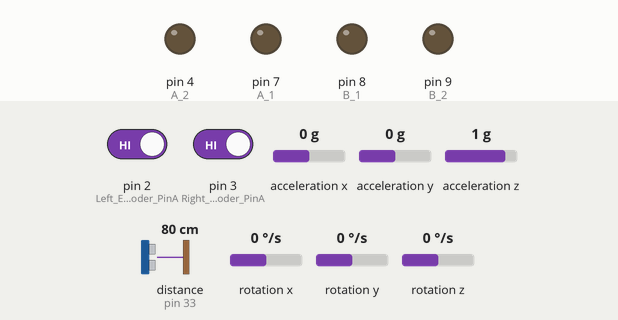
This sketch was run on a simulated Arduino Mega 2560, built with avr-gcc and run on an emulated ATmega2560. Shown: output pins drawn as LEDs (lit = HIGH). Wiring (inferred from the names in the program): ultrasonic range finder: trigger pin 31; echo pin 33. The test bench sets the inputs (shaded band); at power-on: pin 2 (Left_Encoder_PinA) HIGH, pin 3 (Right_Encoder_PinA) HIGH, acceleration x 0 g, acceleration y 0 g, acceleration z 1 g, distance to the obstacle (sensor on pin 33) 80 cm, rotation x 0 °/s, rotation y 0 °/s, rotation z 0 °/s. The echo pulse lasts 58.3 µs per cm; the sensor or clock chip raises its interrupt line as the real part does; pins used as bus, display or sensor lines are not drawn; what the sketch prints to the serial monitor is not drawn.

Above: at 0.1 s.
At 0.6 s:
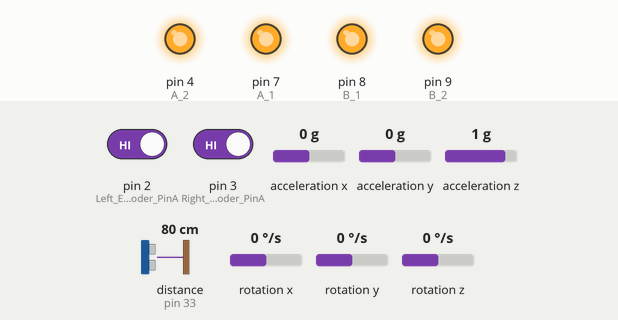
Timing chart, 0 to 2.1 s (numbered marks = the images above):
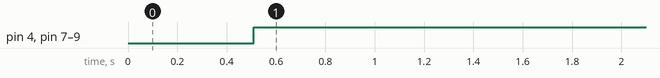

The sketch:

new_sensor_sketch_with_dmp.ino
```cpp
// (licence header left out)
//MPU 6050 Interfacing libraries

//Library to communicate with I2C devices
#include "Wire.h"
//I2C communication library for MPU6050
#include "I2Cdev.h"
//MPU6050 interfacing library
#include "MPU6050_6Axis_MotionApps20.h"
//Processing incoming serial data
#include <Messenger.h>
//Contain definition of maximum limits of various data type
#include <limits.h>

//Creating MPU6050 Object
MPU6050 accelgyro(0x68);
//Messenger object
Messenger Messenger_Handler = Messenger();

///////////////////////////////////////////////////////////////////////////////////////
//DMP options
//Set true if DMP init was successful
bool dmpReady = false;
//Holds actual interrupt status byte from MPU
uint8_t mpuIntStatus;
//return status after each device operation
uint8_t devStatus;
//Expected DMP paclet size
uint16_t packetSize;
//count of all bytes currently in FIFO
uint16_t fifoCount;
//FIFO storate buffer
uint8_t fifoBuffer[64];

#define OUTPUT_READABLE_QUATERNION
////////////////////////////////////////////////////////////////////////////////////////////////

//orientation/motion vars
Quaternion q;
VectorInt16 aa;
VectorInt16 aaReal;
VectorInt16 aaWorld;
VectorFloat gravity;

float euler[3];
float ypr[3];

// ================================================================
// ===               INTERRUPT DETECTION ROUTINE                ===
// ================================================================

volatile bool mpuInterrupt = false; // indicates whether MPU interrupt pin has gone high
void dmpDataReady()
{
  mpuInterrupt = true;
}

////////////////////////////////////////////////////////////////////////////////////////

///////////////////////////////////////////////////////////////
//Encoder pins definition

// Left encoder

#define Left_Encoder_PinA 2
#define Left_Encoder_PinB 24

volatile long Left_Encoder_Ticks = 0;
volatile bool LeftEncoderBSet;

//Right Encoder

#define Right_Encoder_PinA 3
#define Right_Encoder_PinB 26
volatile long Right_Encoder_Ticks = 0;
volatile bool RightEncoderBSet;

/////////////////////////////////////////////////////////////////
//Motor Pin definition
//Left Motor pins

#define A_1 7
#define B_1 8

//PWM 1 pin number
#define PWM_1 5

//Right Motor
#define A_2 4
#define B_2 9

//PWM 2 pin number
#define PWM_2 6

/////////////////////////////////////////////////////////////////////////////////////////////////////////////////////////////////////////////////////
//Ultrasonic pins definition
const int echo = 33, Trig = 31;
long duration, cm;

//Reset pin for resetting Tiva C, if this PIN set high, Tiva C will reset

//#define RESET_PIN 5 // check

// MPU6050 interrupt pin
int PUSH2 = 18;
/////////////////////////////////////////////////////////////////////////////////////////
//Time  update variables

unsigned long LastUpdateMicrosecs = 0;
unsigned long LastUpdateMillisecs = 0;
unsigned long CurrentMicrosecs = 0;
unsigned long MicrosecsSinceLastUpdate = 0;
float SecondsSinceLastUpdate = 0;

///////////////////////////////////////////////////////////////////////////////////////
//Motor speed from PC
//Motor left and right speed
float motor_left_speed = 0;
float motor_right_speed = 0;
/////////////////////////////////////////////////////////////////

//Setup serial, encoders, ultrasonic, MPU6050 and Reset functions
void setup()
{

  //Init Serial port with 115200 baud rate
  Serial.begin(115200);

  //Setup Encoders
  SetupEncoders();
  //Setup Motors
  SetupMotors();
  //Setup Ultrasonic
  SetupUltrasonic();
  //Setup MPU 6050
  Setup_MPU6050();
  //Setup Reset pins
  SetupReset();
  //Set up Messenger
  Messenger_Handler.attach(OnMssageCompleted);
}

//SetupEncoders() Definition

void SetupEncoders()
{
  // Quadrature encoders
  // Left encoder
  pinMode(Left_Encoder_PinA, INPUT_PULLUP); // sets pin A as input
  pinMode(Left_Encoder_PinB, INPUT_PULLUP); // sets pin B as input
  //Attaching interrupt in Left_Enc_PinA.
  attachInterrupt(digitalPinToInterrupt(Left_Encoder_PinA), do_Left_Encoder, RISING);

  // Right encoder
  pinMode(Right_Encoder_PinA, INPUT_PULLUP); // sets pin A as input
  pinMode(Right_Encoder_PinB, INPUT_PULLUP); // sets pin B as input
  //Attaching interrupt in Right_Enc_PinA.
  attachInterrupt(digitalPinToInterrupt(Right_Encoder_PinA), do_Right_Encoder, RISING);
}

/////////////////////////////////////////////////////////////////////////////////////////////////////////////////////////////////////////////////////////////////////////////////////////
//Setup Motors() function

void SetupMotors()
{

  //Left motor
  pinMode(A_1, OUTPUT);
  pinMode(B_1, OUTPUT);

  //Right Motor
  pinMode(A_2, OUTPUT);
  pinMode(B_2, OUTPUT);
}

/////////////////////////////////////////////////////////////////////////////////////////////////////////////////////////////////////////////////////////////////////////////////////////
//Setup UltrasonicsSensor() function
void SetupUltrasonic()
{
  pinMode(Trig, OUTPUT);
  pinMode(echo, INPUT);
}

/////////////////////////////////////////////////////////////////////////////////////////////////////////////////////////////////////////////////////////////////////////////////////////
//Setup MPU6050 function

void Setup_MPU6050()
{

  Wire.begin();
  // initialize device
  Serial.println("Initializing I2C devices...");
  accelgyro.initialize();

  // verify connection
  Serial.println("Testing device connections...");
  Serial.println(accelgyro.testConnection() ? "MPU6050 connection successful" : "MPU6050 connection failed");

  //Initialize DMP in MPU 6050
  Setup_MPU6050_DMP();
}
/////////////////////////////////////////////////////////////////////////////////////////////////////////////////////////////////////////////////////////////////////////////////////////
//Setup MPU 6050 DMP
void Setup_MPU6050_DMP()
{

  //DMP Initialization

  devStatus = accelgyro.dmpInitialize();

  accelgyro.setXGyroOffset(220);
  accelgyro.setXGyroOffset(76);
  accelgyro.setXGyroOffset(-85);
  accelgyro.setXGyroOffset(1788);

  if (devStatus == 0)
  {

    accelgyro.setDMPEnabled(true);

    pinMode(PUSH2, INPUT_PULLUP);
    attachInterrupt(PUSH2, dmpDataReady, RISING);

    mpuIntStatus = accelgyro.getIntStatus();

    dmpReady = true;

    packetSize = accelgyro.dmpGetFIFOPacketSize();
  }
  else
  {

    ;
  }
}

/////////////////////////////////////////////////////////////////////////////////////////////////////////////////////////////////////////////////////////////////////////////////////////
//Setup Reset() function

void SetupReset()

{

  //  pinMode(GREEN_LED,OUTPUT);
  // pinMode(RESET_PIN,OUTPUT);

  ///Conenect RESET Pins to the RESET pin of launchpad,its the 16th PIN
  //digitalWrite(RESET_PIN,HIGH);
}
//////////////////////////////////////////////////////////////////////////////////////////////////////////////////////////////////////////////////////////////////////////////////////////////////
//MAIN LOOP

void loop()
{

  //Read from Serial port
  Read_From_Serial();

  //Send time information through serial port
  Update_Time();

  //Send encoders values through serial port
  Update_Encoders();

  //Send ultrasonic values through serial port
  Update_Ultra_Sonic();

  //Update motor values with corresponding speed and send speed values through serial port
  Update_Motors();

  //Send MPU 6050 values through serial port
  Update_MPU6050();

}

///////////////////////////////////////////////////////////////////////////////////////////////////////////////////////////////////////////////////////////////////////////////////////
//Read from Serial Function

void Read_From_Serial()

{
  while (Serial.available() > 0)
  {

    int data = Serial.read();
    Messenger_Handler.process(data);
  }
}

///////////////////////////////////////////////////////////////////////////////////////////////////////////////////////////////////////////////////////////////////////////////////////
//OnMssg Complete function definition

void OnMssageCompleted()
{

  char reset[] = "r";
  char set_speed[] = "s";

  if (Messenger_Handler.checkString(reset))
  {

    Serial.println("Reset Done");
    Reset();
  }
  if (Messenger_Handler.checkString(set_speed))
  {

    //This will set the speed
    Set_Speed();
    return;
  }
}

//////////////////////////////////////////////////////////////////////////////////////////////////////////////////////////////////////////////////////////////////////////////////////
//do_Left_Encoder() Definitions
void do_Left_Encoder()
{
  // Test transition; since the interrupt will only fire on 'rising' we don't need to read pin A
  LeftEncoderBSet = digitalRead(Left_Encoder_PinB); // read the input pin
  Left_Encoder_Ticks -= LeftEncoderBSet ? -1 : +1;
}
//////////////////////////////////////////////////////////////////////////////////////////////////////////////////////////////////////////////////////////////////////////////////////
//do_Right_Encoder() Definitions

void do_Right_Encoder()
{

  RightEncoderBSet = digitalRead(Right_Encoder_PinB); // read the input pin
  Right_Encoder_Ticks += RightEncoderBSet ? -1 : +1;
}
//////////////////////////////////////////////////////////////////////////////////////////////////////////////////////////////////////////////////////////////////////////////////////
//Set speed
void Set_Speed()
{

  motor_left_speed = Messenger_Handler.readLong();
  motor_right_speed = Messenger_Handler.readLong();
}
//////////////////////////////////////////////////////////////////////////////////////////////////////////////////////////////////////////////////////////////////////////////////////
//Reset function
void Reset()
{

  //digitalWrite(GREEN_LED,HIGH);
  delay(1000);
  // digitalWrite(RESET_PIN,LOW);
  // digitalWrite(GREEN_LED,LOW);
}

////////////////////////////////////////////////////////////////////////////////////////////////////////////////////////////////////////////////////////////////////////////////////////
//Will update both motors
void Update_Motors()
{

  moveRightMotor(motor_right_speed);
  moveLeftMotor(motor_left_speed);

  Serial.print("s");
  Serial.print("\t");
  Serial.print(motor_left_speed);
  Serial.print("\t");
  Serial.print(motor_right_speed);
  Serial.print("\n");
}
////////////////////////////////////////////////////////////////////////////////////////////////////////////////////////////////////////////////////////////////////////////////////////
//Will update both encoder value through serial port
void Update_Encoders()
{

  Serial.print("e");
  Serial.print("\t");
  Serial.print(Left_Encoder_Ticks);
  Serial.print("\t");
  Serial.print(Right_Encoder_Ticks);
  Serial.print("\n");
}

////////////////////////////////////////////////////////////////////////////////////////////////////////////////////////////////////////////////////////////////////////////////////////
//Will update ultrasonic sensors through serial port

void Update_Ultra_Sonic()
{
  digitalWrite(Trig, LOW);
  delayMicroseconds(2);
  digitalWrite(Trig, HIGH);
  delayMicroseconds(10);
  digitalWrite(Trig, LOW);
  // The echo pin is used to read the signal from the PING))): a HIGH
  // pulse whose duration is the time (in microseconds) from the sending
  // of the ping to the reception of its echo off of an object.
  duration = pulseIn(echo, HIGH);
  // convert the time into a distance
  cm = microsecondsToCentimeters(duration);

  //Sending through serial port
  Serial.print("u");
  Serial.print("\t");
  Serial.print(cm);
  Serial.print("\n");
}

///////////////////////////////////////////////////////////////////////////////////////////////////////////////////////////////////////////////////////////
//Update MPU6050

void Update_MPU6050()
{

  int16_t ax, ay, az;
  int16_t gx, gy, gz;

  ///Update values from DMP for getting rotation vector
  Update_MPU6050_DMP();
}

///////////////////////////////////////////////////////////////////////////////////////////////////////////////////////////////////////////////////
//Update MPU6050 DMP functions

void Update_MPU6050_DMP()
{

  //DMP Processing

  if (!dmpReady)
    return;

  while (!mpuInterrupt && fifoCount < packetSize)
  {

    ;
  }

  mpuInterrupt = false;
  mpuIntStatus = accelgyro.getIntStatus();

  //get current FIFO count
  fifoCount = accelgyro.getFIFOCount();

  if ((mpuIntStatus & 0x10) || fifoCount > 512)
  {
    // reset so we can continue cleanly
    accelgyro.resetFIFO();
  }

  else if (mpuIntStatus & 0x02)
  {
    // wait for correct available data length, should be a VERY short wait
    while (fifoCount < packetSize)
      fifoCount = accelgyro.getFIFOCount();

    // read a packet from FIFO
    accelgyro.getFIFOBytes(fifoBuffer, packetSize);

    // track FIFO count here in case there is > 1 packet available
    // (this lets us immediately read more without waiting for an interrupt)
    fifoCount -= packetSize;

#ifdef OUTPUT_READABLE_QUATERNION
    // display quaternion values in easy matrix form: w x y z
    accelgyro.dmpGetQuaternion(&q, fifoBuffer);

    Serial.print("i");
    Serial.print("\t");
    Serial.print(q.x);
    Serial.print("\t");
    Serial.print(q.y);
    Serial.print("\t");
    Serial.print(q.z);
    Serial.print("\t");
    Serial.print(q.w);
    Serial.print("\n");

#endif

#ifdef OUTPUT_READABLE_EULER
    // display Euler angles in degrees
    accelgyro.dmpGetQuaternion(&q, fifoBuffer);
    accelgyro.dmpGetEuler(euler, &q);
    Serial.print("euler\t");
    Serial.print(euler[0] * 180 / M_PI);
    Serial.print("\t");
    Serial.print(euler[1] * 180 / M_PI);
    Serial.print("\t");
    Serial.println(euler[2] * 180 / M_PI);
#endif

#ifdef OUTPUT_READABLE_YAWPITCHROLL
    // display Euler angles in degrees
    accelgyro.dmpGetQuaternion(&q, fifoBuffer);
    accelgyro.dmpGetGravity(&gravity, &q);
    accelgyro.dmpGetYawPitchRoll(ypr, &q, &gravity);
    Serial.print("ypr\t");
    Serial.print(ypr[0] * 180 / M_PI);
    Serial.print("\t");
    Serial.print(ypr[1] * 180 / M_PI);
    Serial.print("\t");
    Serial.println(ypr[2] * 180 / M_PI);
#endif

#ifdef OUTPUT_READABLE_REALACCEL
    // display real acceleration, adjusted to remove gravity
    accelgyro.dmpGetQuaternion(&q, fifoBuffer);
    accelgyro.dmpGetAccel(&aa, fifoBuffer);
    accelgyro.dmpGetGravity(&gravity, &q);
    accelgyro.dmpGetLinearAccel(&aaReal, &aa, &gravity);
    Serial.print("areal\t");
    Serial.print(aaReal.x);
    Serial.print("\t");
    Serial.print(aaReal.y);
    Serial.print("\t");
    Serial.println(aaReal.z);
#endif

#ifdef OUTPUT_READABLE_WORLDACCEL
    // display initial world-frame acceleration, adjusted to remove gravity
    // and rotated based on known orientation from quaternion
    accelgyro.dmpGetQuaternion(&q, fifoBuffer);
    accelgyro.dmpGetAccel(&aa, fifoBuffer);
    accelgyro.dmpGetGravity(&gravity, &q);
    accelgyro.dmpGetLinearAccel(&aaReal, &aa, &gravity);
    accelgyro.dmpGetLinearAccelInWorld(&aaWorld, &aaReal, &q);
    Serial.print("aworld\t");
    Serial.print(aaWorld.x);
    Serial.print("\t");
    Serial.print(aaWorld.y);
    Serial.print("\t");
    Serial.println(aaWorld.z);
#endif

#ifdef OUTPUT_TEAPOT
    // display quaternion values in InvenSense Teapot demo format:
    teapotPacket[2] = fifoBuffer[0];
    teapotPacket[3] = fifoBuffer[1];
    teapotPacket[4] = fifoBuffer[4];
    teapotPacket[5] = fifoBuffer[5];
    teapotPacket[6] = fifoBuffer[8];
    teapotPacket[7] = fifoBuffer[9];
    teapotPacket[8] = fifoBuffer[12];
    teapotPacket[9] = fifoBuffer[13];
    Serial.write(teapotPacket, 14);
    teapotPacket[11]++; // packetCount, loops at 0xFF on purpose
#endif
  }
}

////////////////////////////////////////////////////////////////////////////////////////////////////////////////////////////////////////////////////////////////////////////////////////
//Update time function
void Update_Time()
{

  CurrentMicrosecs = micros();
  LastUpdateMillisecs = millis();
  MicrosecsSinceLastUpdate = CurrentMicrosecs - LastUpdateMicrosecs;
  if (MicrosecsSinceLastUpdate < 0)
  {
    MicrosecsSinceLastUpdate = INT_MIN - LastUpdateMicrosecs + CurrentMicrosecs;
  }
  LastUpdateMicrosecs = CurrentMicrosecs;
  SecondsSinceLastUpdate = MicrosecsSinceLastUpdate / 1000000.0;

  Serial.print("t");
  Serial.print("\t");
  Serial.print(LastUpdateMicrosecs);
  Serial.print("\t");
  Serial.print(SecondsSinceLastUpdate);
  Serial.print("\n");
}

////////////////////////////////////////////////////////////////////////////////////////////////////////////////////////////////////////////////////////////////////////////////////////

//Conversion of microsecond to centimeter
long microsecondsToCentimeters(long microseconds)
{
  // The speed of sound is 340 m/s or 29 microseconds per centimeter.
  // The ping travels out and back, so to find the distance of the
  // object we take half of the distance travelled.
  return microseconds / 29 / 2;
}


////////////////////////////////////////////////////////////////////////////////////////////////////////////////////////////////////////////////////////////////////////////////////////

//Motor running function

void moveRightMotor(float rightServoValue)
{
  if (rightServoValue > 0)
  {

    digitalWrite(A_1, HIGH);
    digitalWrite(B_1, LOW);
    analogWrite(PWM_1, rightServoValue);
  }
  else if (rightServoValue < 0)
  {
    digitalWrite(A_1, LOW);
    digitalWrite(B_1, HIGH);
    analogWrite(PWM_1, abs(rightServoValue));
  }

  else if (rightServoValue == 0)
  {
    digitalWrite(A_1, HIGH);
    digitalWrite(B_1, HIGH);
  }
}

////////////////////////////////////////////////////////////////////////////////////////////////////////////////////////////////////////////////////////////////////////////////////////
void moveLeftMotor(float leftServoValue)
{
  if (leftServoValue > 0)
  {
    digitalWrite(A_2, LOW);
    digitalWrite(B_2, HIGH);
    analogWrite(PWM_2, leftServoValue);
  }
  else if (leftServoValue < 0)
  {
    digitalWrite(A_2, HIGH);
    digitalWrite(B_2, LOW);
    analogWrite(PWM_2, abs(leftServoValue));
  }
  else if (leftServoValue == 0)
  {

    digitalWrite(A_2, HIGH);
    digitalWrite(B_2, HIGH);
  }
}
```

Measured:
- by itself, pin 4 (A_2), pin 7 (A_1), pin 8 (B_1), pin 9 (B_2): LOW → HIGH at 0.51 s
